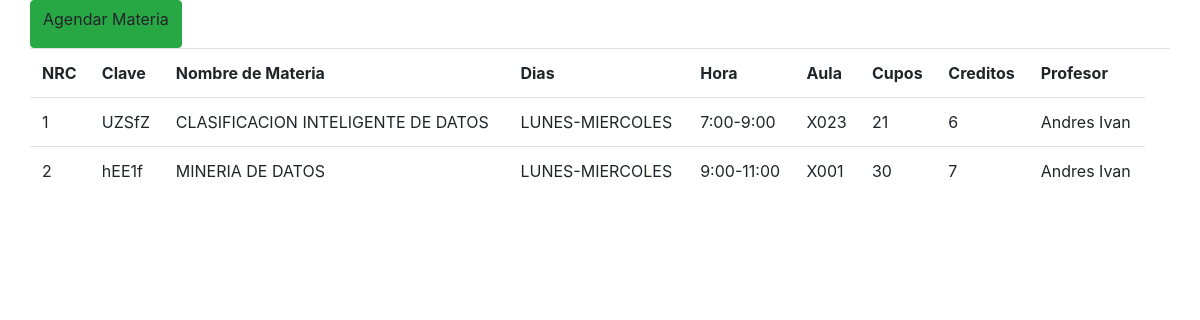
Screenshot of /agendar.php (signed in) with the database file from the repository.
### tables this page shows
CREATE TABLE `clases` (
  `clase_id` int(11) NOT NULL,
  `id_materia` int(11) NOT NULL,
  `id_usuario` int(11) NOT NULL,
  `id_horario` int(11) NOT NULL
);

CREATE TABLE `materias` (
  `NRC` int(11) NOT NULL,
  `nombremat` varchar(100) NOT NULL,
  `clave` varchar(10) NOT NULL,
  `creditos` int(11) NOT NULL,
  `cupos` int(11) NOT NULL,
  `aula` varchar(10) NOT NULL
);

CREATE TABLE `horario` (
  `horario_id` int(11) NOT NULL,
  `dias` varchar(50) NOT NULL,
  `hora` varchar(50) NOT NULL
);

CREATE TABLE `usuarios` (
  `usu_id` int(11) NOT NULL,
  `nombre` varchar(100) NOT NULL,
  `apellidos` varchar(100) NOT NULL,
  `correo` varchar(50) NOT NULL,
  `telefono` varchar(15) NOT NULL,
  `sexo` varchar(20) NOT NULL,
  `edad` varchar(20) NOT NULL,
  `estado` varchar(30) NOT NULL,
  `rol` int(11) NOT NULL,
  `usuario` varchar(50) NOT NULL,
  `password` varchar(50) NOT NULL
);

### agendar.php (the view, shortened to what this page needs)
<?php
	if(isset($_SESSION['alumno']))
	{
?>
<!DOCTYPE html>
<html lang="en">
<head>
	<link rel="stylesheet" href="css/bootstrap.min.css">
	<link rel="stylesheet" href="css/estiloslistar.css">
</head>
<body>
	<div class="container">
		<div class="row">
			<a class="btn btn-success" data-toggle="modal" data-target="#nuevoMat">Agendar Materia</a><br><br>
			<table class='table'>
				<tr>
					<th>NRC</th>
					<th>Clave</th>
					<th>Nombre de Materia</th>
					<th>Dias</th>
					<th>Hora</th>
					<th>Aula</th>
					<th>Cupos</th>
					<th>Creditos</th>
					<th>Profesor</th>
					<th><span class="glyphicon glyphicon-wrench"></span></th>
				</tr>
<?php
			$mysqli = new mysqli("localhost", "root", "", "practica4");
			$consulta = "SELECT clase_id,nombremat,clave,aula,dias,hora,aula,cupos,creditos,nombre FROM clases INNER JOIN materias ON id_materia = NRC INNER JOIN horario ON id_horario = horario_id INNER JOIN usuarios ON id_usuario = usu_id";
			if ($resultado = $mysqli->query($consulta))
			{
				while ($fila = $resultado->fetch_row())
				{
					echo "<tr>";
					echo "<td>$fila[0]</td>
						<td>$fila[2]</td>
						<td>$fila[1]</td>
						<td>$fila[4]</td>
						<td>$fila[5]</td>
						<td>$fila[3]</td>
						<td>$fila[7]</td>
						<td>$fila[8]</td>
						<td>$fila[9]</td>";
					echo "</tr>";
				}
			}
?>
	        </table>
		</div>
	</div>
</body>
</html>
<?php
	}
	else
	{
		?>
		 <META HTTP-EQUIV="Refresh" CONTENT="0; URL=login.php">
		 <?php
	}
?>

### rows the page displays
clases: clase_id "1", id_materia.clave "UZSfZ", id_materia.nombremat "CLASIFICACION INTELIGENTE DE DATOS", id_horario.dias "LUNES-MIERCOLES", id_horario.hora "7:00-9:00", id_materia.aula "X023", id_materia.cupos "21", id_materia.creditos "6", id_usuario.nombre "Andres Ivan"
clases: clase_id "2", id_materia.clave "hEE1f", id_materia.nombremat "MINERIA DE DATOS", id_horario.dias "LUNES-MIERCOLES", id_horario.hora "9:00-11:00", id_materia.aula "X001", id_materia.cupos "30", id_materia.creditos "7", id_usuario.nombre "Andres Ivan"
